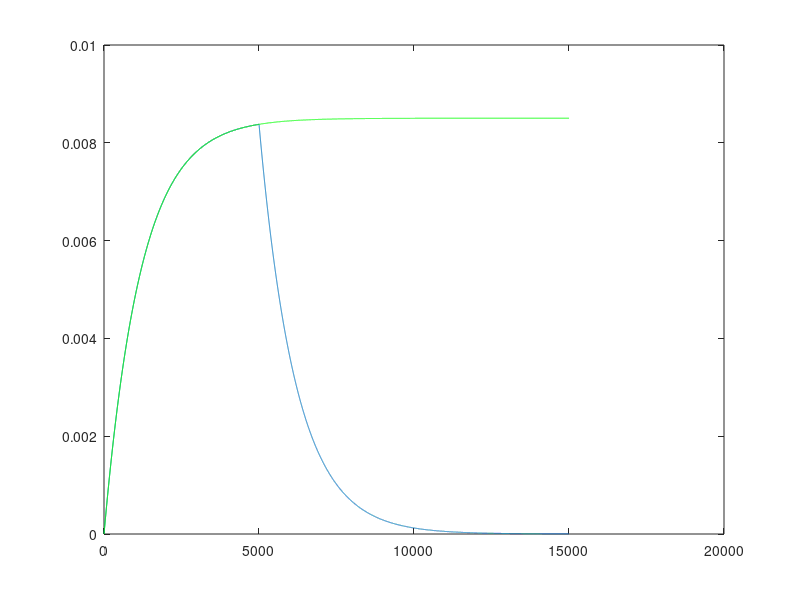

MATLAB code to generate this figure:
% this script checks the Buxton model against the modifications of the 
% Liu model to see if we can interpret my version of f as perfusion
% 12/6/08
lambda = 0.9;
alpha = 0.9;
Ttrans = 1.2 *1e3;
T1a = 1.6 * 1e3;
T1 =1.2 * 1e3;
f = 60 /6000 * 1e-3 ;  % change units to ml/ms/g from ml/min/100g
alphaprime = alpha*exp(-Ttrans/T1a);
Ttag = 5000;
TR = 10000;
Tdelay = 1300;

% Buxton Model from 1998
M0=1000;
c = zeros(1,15000);
t = [0:15000];

% retention function including T1 effects
retn = exp(-(f/lambda + 1/T1) .* t);
retn = retn / sum(retn);

% input function
for t=1:2*TR:length(c);
    c(t:t+Ttag) = 1;
end

dM = 2*alphaprime*M0*f * conv(c  , retn) ;
dM = dM(1:length(c));

plot(dM)
max(dM)

% the above convolution is something like
t = [0:15000];
mydM2 = 2*alphaprime*f*M0 *(1 - exp(-(f/lambda + 1/T1).* t));
hold on; plot(mydM2,'g') ; hold off

% My model is for steady state!
control = M0;
tag = (M0*(1-f) + M0*f*(1-2*alphaprime));
mydM = (control-tag)
